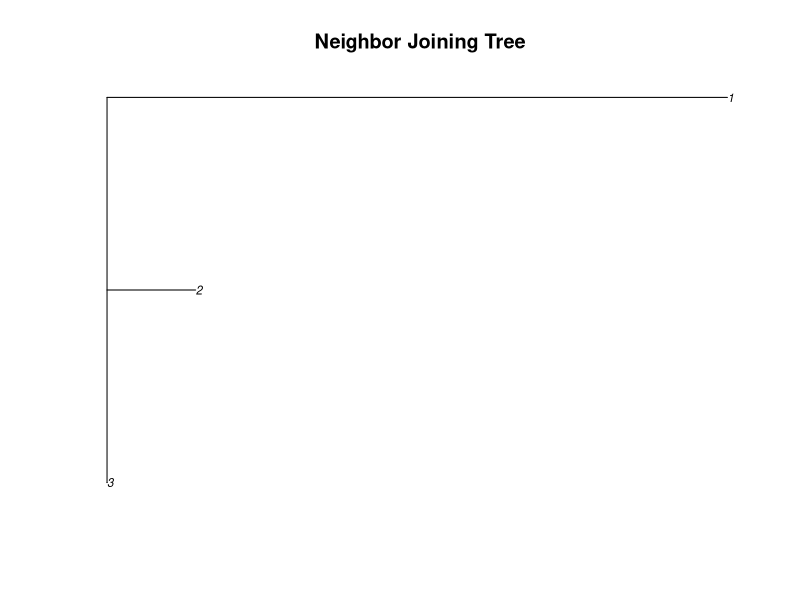

Generate this figure with R:
library(phangorn)
library(ape)
library(seqinr)

# Task 2: Building a rooted phylogenetic tree

# load the distance matrix from Task 1
dist_matrix <- as.dist(read.csv("output_file.csv", header=FALSE)$V1)

# compute the NJ tree using phangorn package
tree <- NJ(dist_matrix)


# set the first child as the root and add a branch length of 0
tree$edge.length[1] <- 0
tree$root.edge <- tree$edge.length[1]

# Visualize
# create a pdf file to save the plot
pdf("tree_nj.pdf")
plot(tree, cex = 0.7, main = "Neighbor Joining Tree")


# save the tree to a file in Newick format
write.tree(tree, file="tree_nj.nwk")

# close the pdf file
dev.off()
